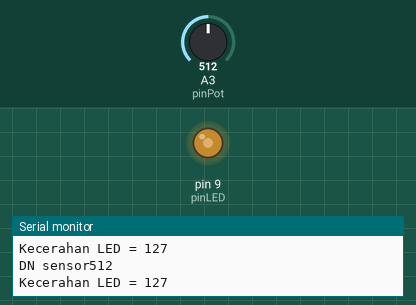
A sketch run on a simulated Arduino Uno, built with avr-gcc and run on an emulated ATmega328P. Shown: output pins drawn as LEDs (lit = HIGH), the last lines printed to the serial monitor. Inputs (shaded band) come from the test bench; at power-on: A3 (pinPot) = 512.

Above: at 1.2 s.
1.3 s: A3 (pinPot) set to 417
At 2.4 s:
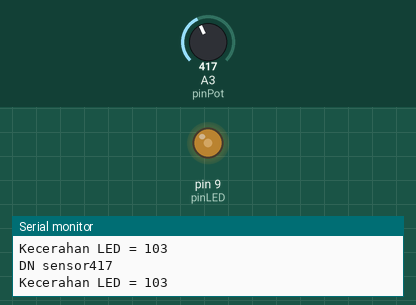
4.3 s: A3 (pinPot) set to 387
At 5.3 s:
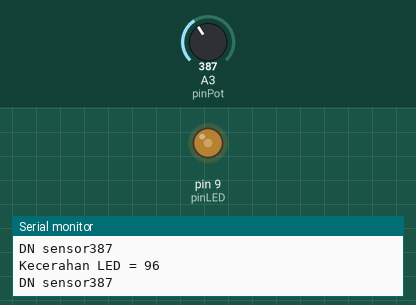
5.8 s: A3 (pinPot) set to 989
At 7.0 s:
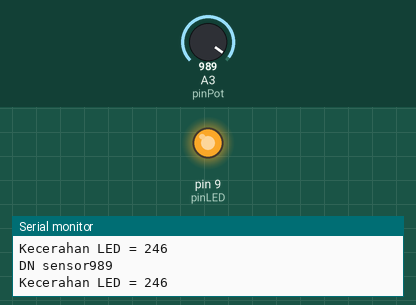
7.3 s: A3 (pinPot) set to 1017
At 8.1 s:
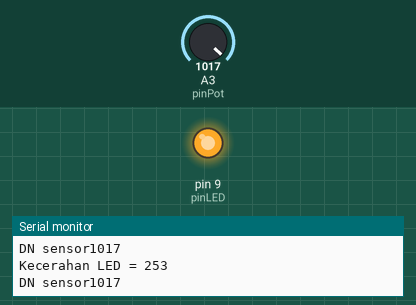
8.8 s: A3 (pinPot) set to 122
At 10.0 s:
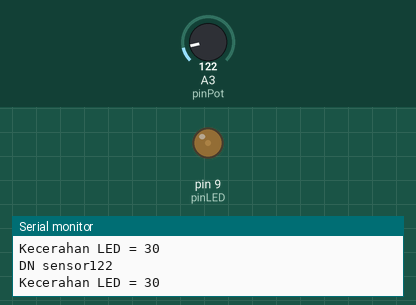
10.3 s: A3 (pinPot) set to 716
At 11.0 s:
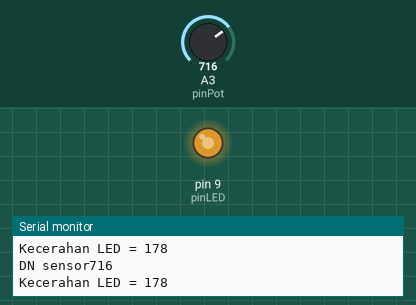
Timing chart, 0 to 12.8 s (numbered marks = the images above; inputs shaded):
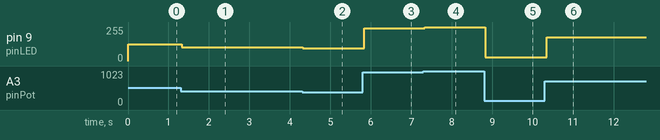

Measured:
- after the input at 1.3 s, pin 9 (pinLED): 127/255 → 103/255 at once
- after the input at 4.3 s, pin 9 (pinLED): 103/255 → 96/255 at once
- after the input at 5.8 s, pin 9 (pinLED): 96/255 → 246/255 at once
- after the input at 7.3 s, pin 9 (pinLED): 246/255 → 253/255 at once
- after the input at 8.8 s, pin 9 (pinLED): 253/255 → 30/255 at once
- after the input at 10.3 s, pin 9 (pinLED): 30/255 → 178/255 after 0.05 s

The sketch:

Prak_MCU_9_KontrolIntensitasCahayaLED.ino
```cpp
const int pinPot = A3;
const int pinLED = 9;
void setup() {
  Serial.begin(9600);
  pinMode(pinPot, INPUT);
  pinMode(pinLED, OUTPUT);
}
int sensor = 0;
int brightness = 0;
void loop() {
  sensor = analogRead(pinPot);
  Serial.print("DN sensor");
  Serial.println(sensor);

  brightness = map(sensor, 0, 1023, 0, 255);
  analogWrite(pinLED, brightness);
  Serial.print("Kecerahan LED = ");
  Serial.println(brightness);
}
```
